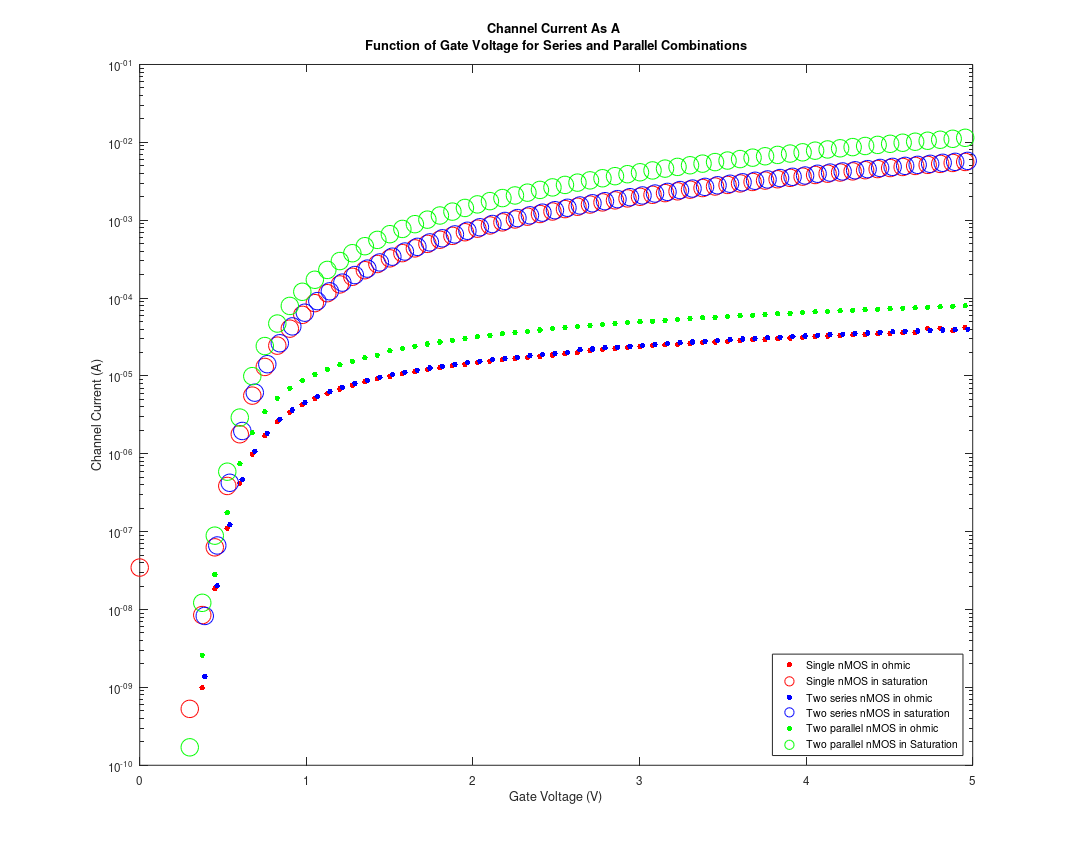

Source code (MATLAB): (Note: this script raises an error after producing the figure.)
%Experiment 1 plotter
clear; clf;
close all;

interval = 15;

load('SinglenMOSCharaceristics.mat')
load('SeriesnMOSCharacteristic.mat')
load('ParallelnMOSCharacteristic.mat')


%%%Plot Individual Currents
figure(1);
screen_size = get(0, 'ScreenSize');
set(gcf, 'Position', [0 0 screen_size(3) screen_size(4) ] ); %set to scren size
set(gcf,'PaperPositionMode','auto') %set paper pos for printing

semilogy(Single_nMOS_Ohmic_GateVoltage(1:interval:end),Single_nMOS_Ohmic_ChannelCurrent(1:interval:end) ,'.r','MarkerSize',15); hold on;
semilogy(Single_nMOS_Sat_GateVoltage(1:interval:end),Single_nMOS_Sat_ChannelCurrent(1:interval:end),'or','MarkerSize',15); hold on;

semilogy(Series_nMOS_Ohmic_GateVoltage(4:interval:end),Series_nMOS_Ohmic_ChannelCurrent(4:interval:end) ,'.b','MarkerSize',15); hold on;
semilogy(Series_nMOS_Sat_GateVoltage(4:interval:end),Series_nMOS_Sat_ChannelCurrent(4:interval:end),'ob','MarkerSize',15); hold on;

semilogy(Parallel_nMOS_Ohmic_GateVoltage(1:interval:end),Parallel_nMOS_Ohmic_ChannelCurrent(1:interval:end) ,'.g','MarkerSize',15); hold on;
semilogy(Parallel_nMOS_Sat_GateVoltage(1:interval:end),Parallel_nMOS_Sat_ChannelCurrent(1:interval:end),'og','MarkerSize',15); hold on;

%%%Set Plot Labels and legends for Figure 1
title({'Channel Current As A ' ; 'Function of Gate Voltage for Series and Parallel Combinations'});
xlabel('Gate Voltage (V)');
ylabel('Channel Current (A)');
legend('Single nMOS in ohmic',...
'Single nMOS in saturation',...
'Two series nMOS in ohmic',...
'Two series nMOS in saturation',...
'Two parallel nMOS in ohmic',...
'Two parallel nMOS in Saturation', 'Location','SouthEast');
SetFigureFontSizes();

%%%Save Figure 1
saveas(gcf,'./Figures/Experiment2Currents.eps', 'eps2c')
saveas(gcf,'./Figures/Experiment2Currents.fig')
saveas(gcf,'./Figures/Experiment2Currents.png')


%%% Calculate ratio for each current relative to single nMOS
series_single_ohmic = (Series_nMOS_Ohmic_ChannelCurrent./Single_nMOS_Ohmic_ChannelCurrent);
series_single_sat   = (Series_nMOS_Sat_ChannelCurrent./Single_nMOS_Sat_ChannelCurrent);

paralell_single_ohmic = (Parallel_nMOS_Ohmic_ChannelCurrent./Single_nMOS_Ohmic_ChannelCurrent);
paralell_single_sat   = (Parallel_nMOS_Sat_ChannelCurrent./Single_nMOS_Sat_ChannelCurrent);



figure(2);
screen_size = get(0, 'ScreenSize');
set(gcf, 'Position', [0 0 screen_size(3) screen_size(4) ] ); %set to scren size
set(gcf,'PaperPositionMode','auto') %set paper pos for printing
plot(Series_nMOS_Ohmic_GateVoltage(1:interval:end), series_single_ohmic(1:interval:end), 'r.','MarkerSize',15); hold on;
plot(Series_nMOS_Sat_GateVoltage(1:interval:end), series_single_sat(1:interval:end), 'ro','MarkerSize',15); hold on;

plot(Parallel_nMOS_Ohmic_GateVoltage(1:interval:end), paralell_single_ohmic(1:interval:end), 'b.','MarkerSize',15); hold on;
plot(Parallel_nMOS_Sat_GateVoltage(1:interval:end), paralell_single_sat(1:interval:end), 'bo','MarkerSize',15); hold on;

%%%Set Plot Labels and legends for Figure 2
ylim([-1,3]);
title({'Ratio of currents' ; 'for Series and Parallel Combinations of nMOS, to single nMOS'});
xlabel('Gate Voltage (V)');
ylabel('Ratio');
legend('Series ratio to single nMOS in ohmic',...
'Series ratio to single nMOS in saturation',...
'Parallel ratio to single nMOS in ohmic',...
'Parallel ratio to single nMOS in Saturation', 'Location','SouthEast');
SetFigureFontSizes();

%%%Save Figure 2
saveas(gcf,'./Figures/Experiment2Ratios.eps', 'eps2c')
saveas(gcf,'./Figures/Experiment2Ratios.fig')
saveas(gcf,'./Figures/Experiment2Ratios.png')